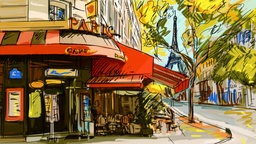
#> input picture Dataset/Problem3/hw3_img.jpg, 256 x 144 px, shrunk from 1280 x 720 before the run
$ python GMM_sklearn.py Dataset/Problem3/hw3_img.jpg 3   (Python 2 division)
#> lines starting #> are read from the running program, lines starting #| are printed output that depends on the picture; long printed decimals are rounded
import argparse
import Image
import numpy as np
from sklearn.mixture import GaussianMixture as GMM
from prettytable import PrettyTable
from datetime import datetime

parser = argparse.ArgumentParser(description='ML HW3 - GMM')
parser.add_argument('img', help='hw3_img.jpg')
parser.add_argument('k', type=int)

if __name__ == '__main__':
    args = parser.parse_args()
    img = Image.open(args.img)
#> img is the input picture: PIL image 256x144 RGB; mean R, G, B 141.2, 114.9, 69.8
    img.load()
    #img.show(title='origin')
    data = np.asarray(img, dtype='float')/255
    m, n, l = data.shape
#> m = 144; n = 256; l = 3
    data = np.reshape(data, (-1, l))
    k = args.k

    a = datetime.now().replace(microsecond=0)
    gmm = GMM(n_components=k).fit(data)
    b = datetime.now().replace(microsecond=0)
    print 'Time cost :', b-a

    indice = gmm.predict(data)
    new_data = np.round(gmm.means_[indice]*255)
    disp = Image.fromarray(new_data.reshape(m, n, l).astype('uint8'))
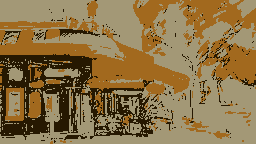
#> disp: PIL image 256x144 RGB; mean R, G, B 140.4, 115, 70.7
    disp.show(title='GMM')

    table = PrettyTable()
    table.add_column("GMM mean value", range(k))
    table.add_column("r", np.round(gmm.means_[:, 0]*255).astype('int'))
    table.add_column("g", np.round(gmm.means_[:, 1]*255).astype('int'))
    table.add_column("b", np.round(gmm.means_[:, 2]*255).astype('int'))
    print table
    print gmm.n_iter_, 'of iterations'
#| 33 of iterations
    print 'log likelihood', gmm.lower_bound_
#| log likelihood 1.855
